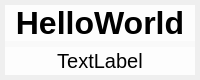
<?xml version="1.0" encoding="UTF-8"?>
<ui version="4.0">
 <class>EnglishGuyClass</class>
 <widget class="QWidget" name="EnglishGuyClass">
  <property name="geometry">
   <rect>
    <x>0</x>
    <y>0</y>
    <width>200</width>
    <height>80</height>
   </rect>
  </property>
  <property name="windowTitle">
   <string>EnglishGuy</string>
  </property>
  <layout class="QGridLayout" name="gridLayout">
   <property name="leftMargin">
    <number>5</number>
   </property>
   <property name="topMargin">
    <number>5</number>
   </property>
   <property name="rightMargin">
    <number>5</number>
   </property>
   <property name="bottomMargin">
    <number>5</number>
   </property>
   <item row="0" column="0">
    <widget class="QWidget" name="bg" native="true">
     <property name="styleSheet">
      <string notr="true">background: rgba(255,255,255,0.6);</string>
     </property>
     <layout class="QGridLayout" name="gridLayout_2">
      <property name="leftMargin">
       <number>0</number>
      </property>
      <property name="topMargin">
       <number>0</number>
      </property>
      <property name="rightMargin">
       <number>0</number>
      </property>
      <property name="bottomMargin">
       <number>0</number>
      </property>
      <item row="2" column="0">
       <widget class="QLabel" name="Chinese">
        <property name="font">
         <font>
          <pointsize>-1</pointsize>
         </font>
        </property>
        <property name="styleSheet">
         <string notr="true">font-size: 20px;
font-wieght: 200;</string>
        </property>
        <property name="text">
         <string>TextLabel</string>
        </property>
        <property name="alignment">
         <set>Qt::AlignCenter</set>
        </property>
       </widget>
      </item>
      <item row="1" column="0">
       <widget class="QLabel" name="English">
        <property name="font">
         <font>
          <pointsize>-1</pointsize>
          <weight>99</weight>
          <bold>true</bold>
         </font>
        </property>
        <property name="styleSheet">
         <string notr="true">font-size: 32px;
font-weight: 900;</string>
        </property>
        <property name="text">
         <string>HelloWorld</string>
        </property>
        <property name="alignment">
         <set>Qt::AlignCenter</set>
        </property>
       </widget>
      </item>
     </layout>
    </widget>
   </item>
  </layout>
 </widget>
 <layoutdefault spacing="6" margin="11"/>
 <resources>
  <include location="EnglishGuy.qrc"/>
 </resources>
 <connections/>
</ui>
